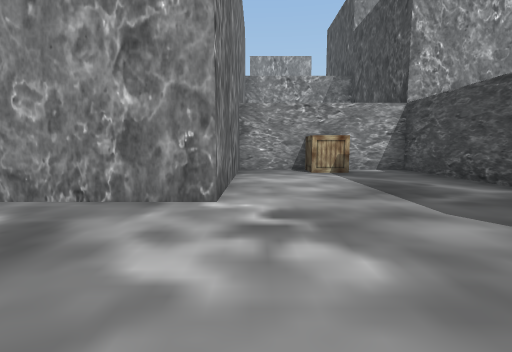
View 1 (above)

24 first-person views from a walk through a 3-D level made in the Unity game engine. The camera is 1.4 m above the floor, tilts 6° down and sees 85° across. The floor is counted in squares, 2 m on a side. Each view is taken from the middle of a square. On the plan, view 1 faces up. The plan holds only what a view shows up to about 9 squares ahead; the rest is blank. The place goes on beyond the plan. The player character is not drawn.

View 2
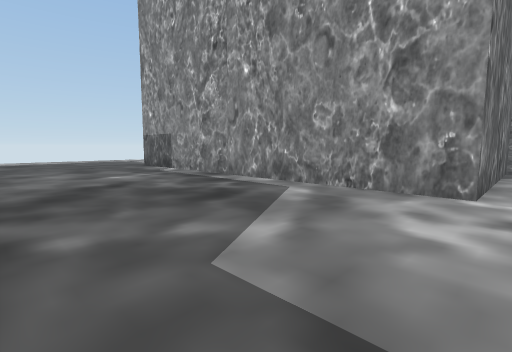

View 3
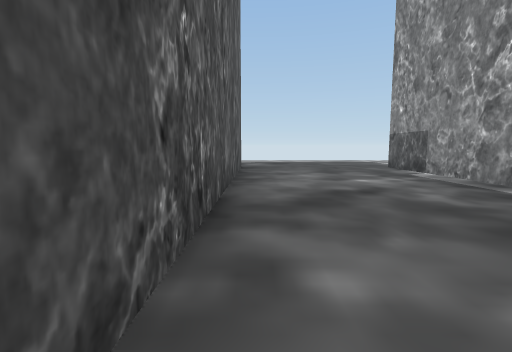

View 4
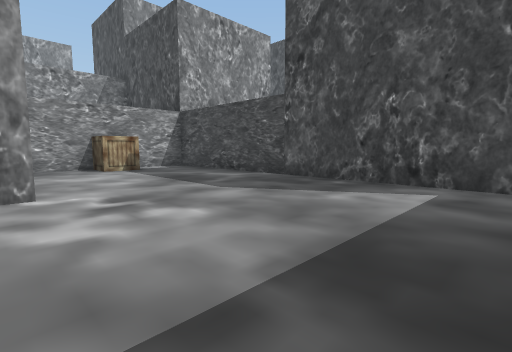

View 5
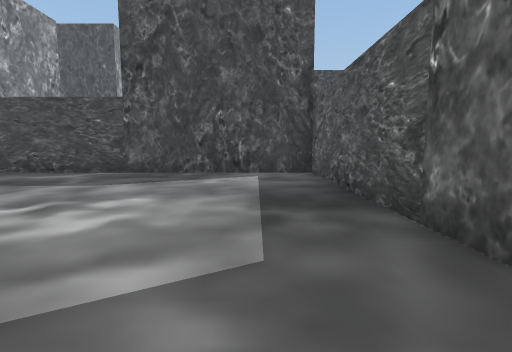

View 6
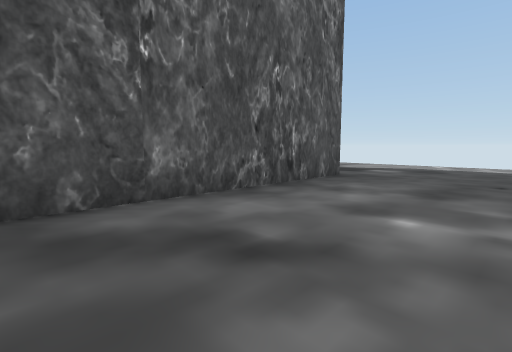

View 7
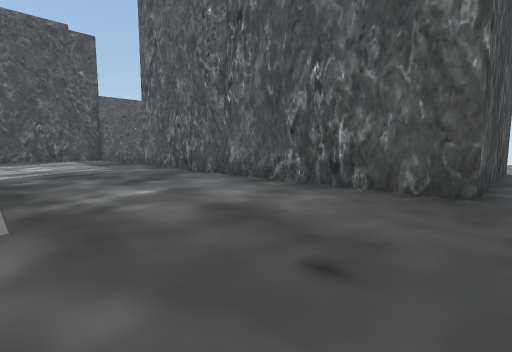

View 8
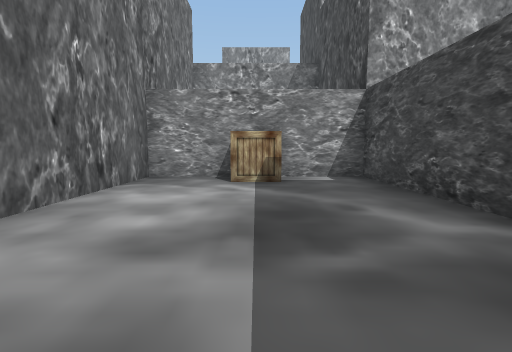

View 9
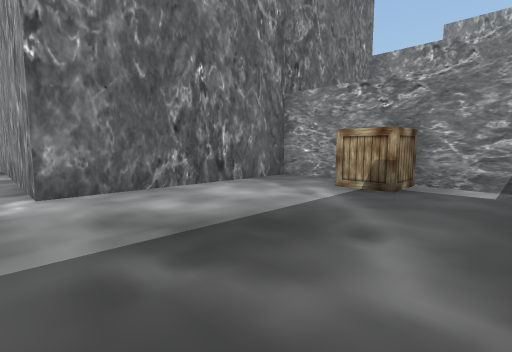

View 10
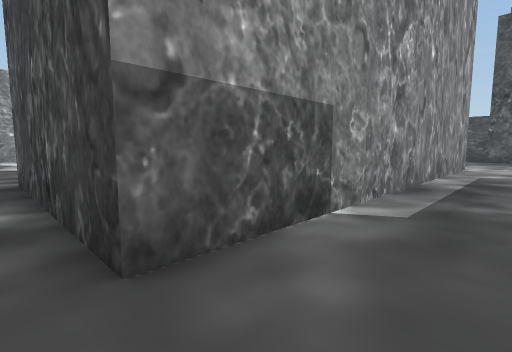

View 11
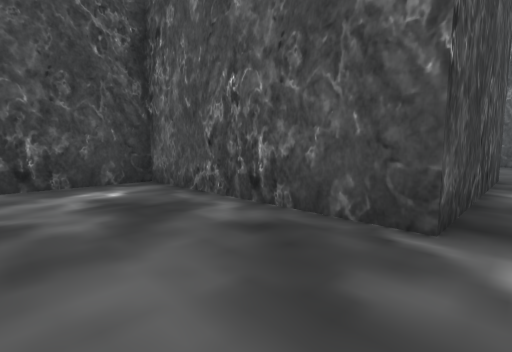

View 12
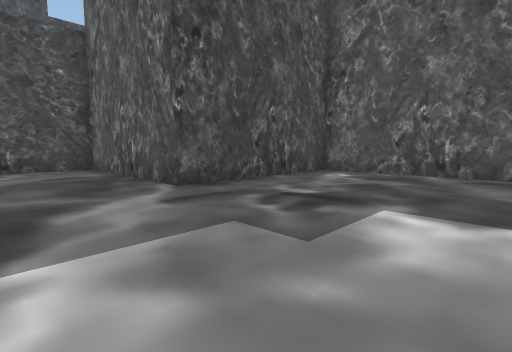

View 13
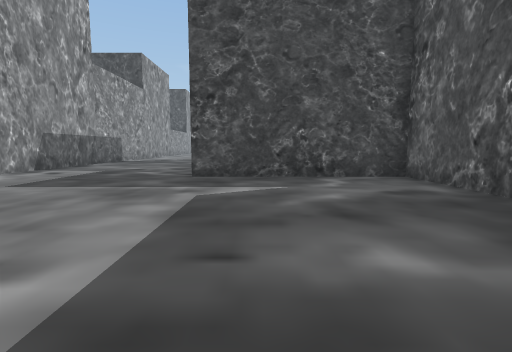

View 14
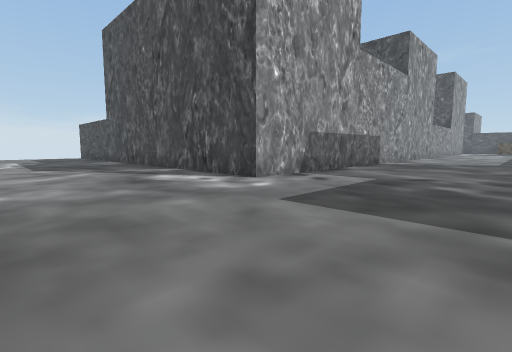

View 15
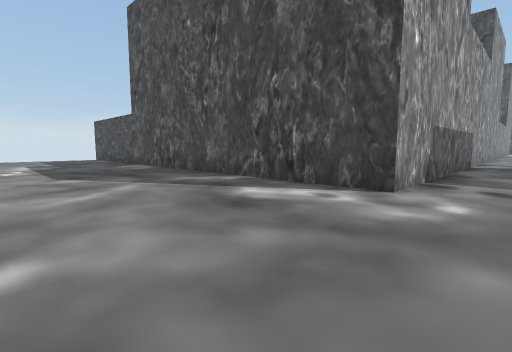

View 16
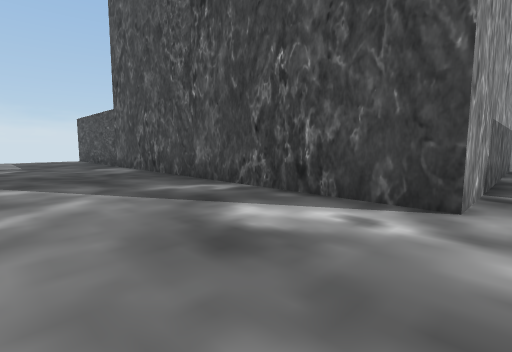

View 17
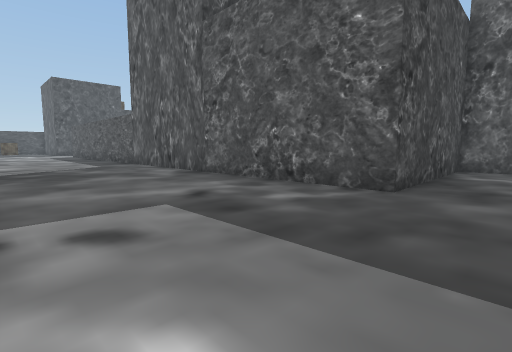

View 18
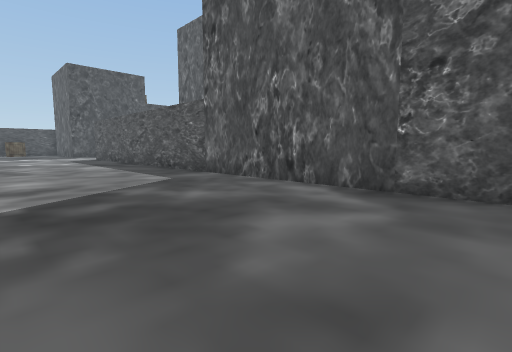

View 19
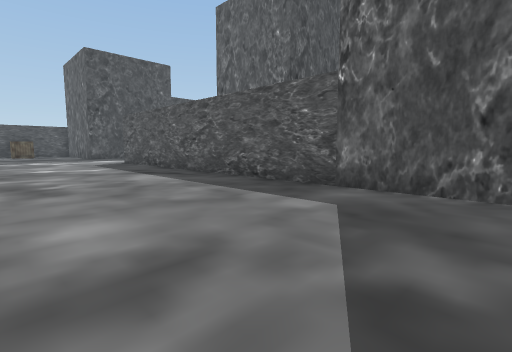

View 20
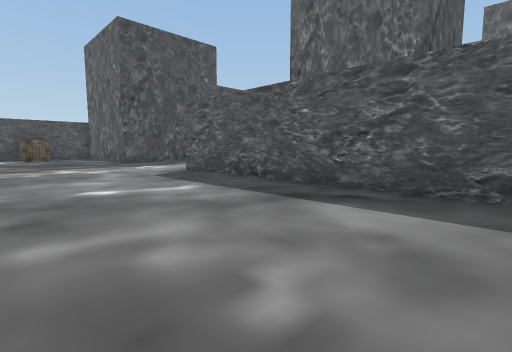

View 21
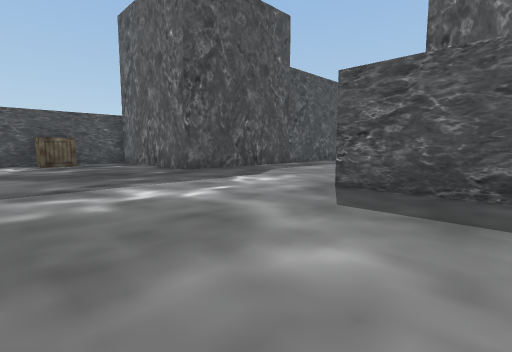

View 22
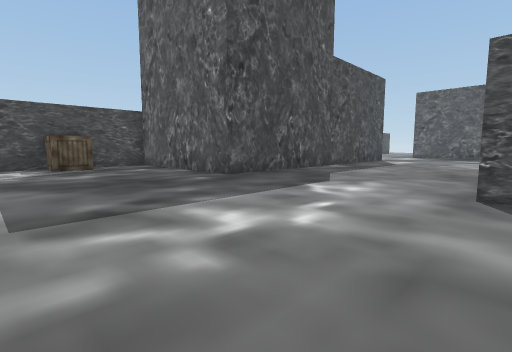

View 23
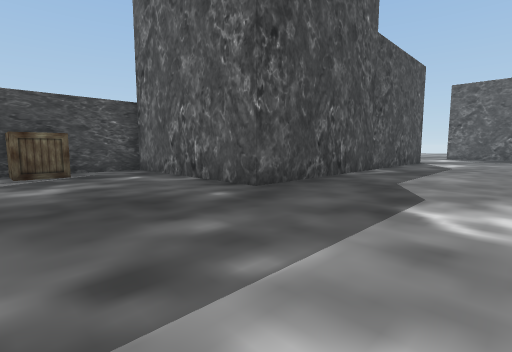

View 24
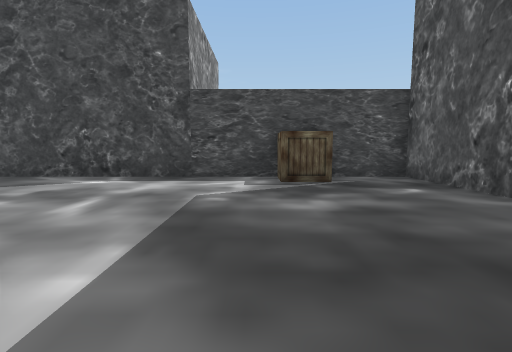

### Floor plan
Points are (right, up) in squares from view 1. A wall is a line through its corners. A room is listed if a view was taken in it or the views show most of it. See-through windows are left out.
Room 1 (views 1, 2, 3, 4, 5, 6, 7, 8, 9, 10)
walls: (-10.5, -4.5) (-10.5, -1.5) (4.5, -1.5) (4.5, 8.5) (-0.5, 8.5) (-0.5, 3.5) (-10.5, 3.5)
ways out: opening at (-11, 4) to room 2
objects: box (2, 8)
Room 2 (views 11, 12, 13, 14, 15, 16, 17, 18, 19, 20, 21, 22, 23, 24)
walls: (6.9, 23.5) (-0.5, 23.5) (-0.5, 32.4); (24.5, 12.6) (24.5, 18.5) (29.5, 18.5) (29.5, 28); (-10.5, 3.5) (-10.5, 8.5) (-5.5, 8.5) (-5.5, 13.5) (-0.5, 13.5) (-0.5, 18.5) (19.5, 18.5)
ways out: opening at (-11, 4) to room 1
objects: box (29, 21)

Positions as (right, up) in squares from view 1, and headings:
1: (0, 0), facing up
2: (0, -1), facing up-left
3: (-1, -1), facing left
4: (-1, -1), facing up-right
5: (-3, 0), facing right
6: (-4, 2), facing down-left
7: (-11, 3), facing down-right
8: (2, 2), facing up
9: (4, 3), facing up-left
10: (-11, 2), facing up-right
11: (-11, 11), facing down-right
12: (-10, 16), facing down-right
13: (-7, 17), facing right
14: (-5, 19), facing up-right
15: (-5, 22), facing up-right
16: (-4, 23), facing up-right
17: (-2, 23), facing down-right
18: (3, 23), facing down-right
19: (7, 23), facing down-right
20: (12, 23), facing down-right
21: (17, 23), facing down-right
22: (19, 23), facing down-right
23: (21, 22), facing down-right
24: (23, 22), facing right
